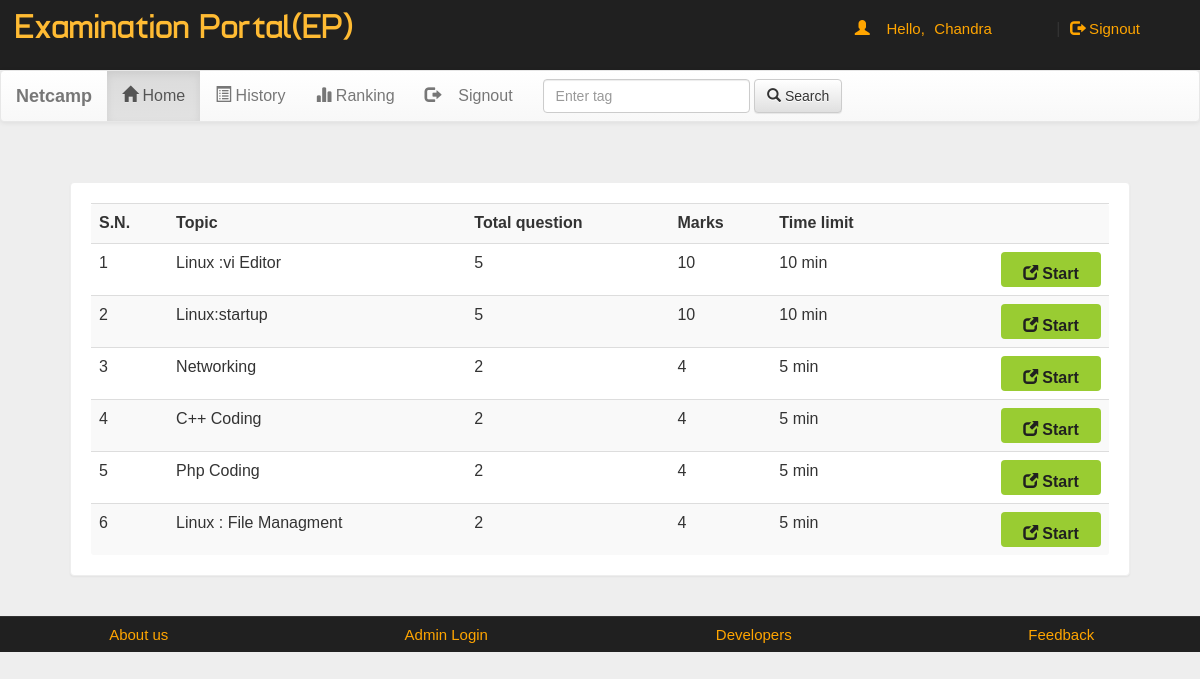
The page /account.php?q=1 (signed in) on the database its author committed.
### tables this page shows
CREATE TABLE `quiz` (
  `eid` text NOT NULL,
  `title` varchar(100) NOT NULL,
  `sahi` int(11) NOT NULL,
  `wrong` int(11) NOT NULL,
  `total` int(11) NOT NULL,
  `time` bigint(20) NOT NULL,
  `intro` text NOT NULL,
  `tag` varchar(100) NOT NULL,
  `date` timestamp NOT NULL DEFAULT CURRENT_TIMESTAMP ON UPDATE CURRENT_TIMESTAMP
);

### account.php (the view, shortened to what this page needs)
<!DOCTYPE html PUBLIC "-//W3C//DTD XHTML 1.0 Transitional//EN" "http://www.w3.org/TR/xhtml1/DTD/xhtml1-transitional.dtd">
<html xmlns="http://www.w3.org/1999/xhtml">
<head>
<link  rel="stylesheet" href="css/bootstrap.min.css"/>
 <link  rel="stylesheet" href="css/bootstrap-theme.min.css"/>
 <link rel="stylesheet" href="css/main.css">
 <link  rel="stylesheet" href="css/font.css">
</head>
<body>
<div class="header">
<div class="row">
<div class="col-lg-6">
<span class="logo">Examination Portal(EP) </span></div>
<div class="col-md-4 col-md-offset-2">
 <?php
 include_once 'dbConnection.php';
  if(!(isset($_SESSION['email']))){
header("location:index.php");
}
else
{
$name = $_SESSION['name'];
$email=$_SESSION['email'];
echo '<span class="pull-right top title1" ><span class="log1"><span class="glyphicon glyphicon-user" aria-hidden="true"></span>&nbsp;&nbsp;&nbsp;&nbsp;Hello,</span> <a href="account.php?q=1" class="log log1">'.$name.'</a>&nbsp;|&nbsp;<a href="logout.php?q=account.php" class="log"><span class="glyphicon glyphicon-log-out" aria-hidden="true"></span>&nbsp;Signout</button></a></span>';
}?>
</div>
</div></div>
<div class="bg">
<nav class="navbar navbar-default title1">
  <div class="container-fluid">
    <div class="navbar-header">
      <a class="navbar-brand" href="#"><b>Netcamp</b></a>
    </div>
    <div class="collapse navbar-collapse" id="bs-example-navbar-collapse-1">
      <ul class="nav navbar-nav">
        <li <?php if(@$_GET['q']==1) echo'class="active"'; ?> ><a href="account.php?q=1"><span class="glyphicon glyphicon-home" aria-hidden="true"></span>&nbsp;Home<span class="sr-only">(current)</span></a></li>
        <li <?php if(@$_GET['q']==2) echo'class="active"'; ?>><a href="account.php?q=2"><span class="glyphicon glyphicon-list-alt" aria-hidden="true"></span>&nbsp;History</a></li>
		<li <?php if(@$_GET['q']==3) echo'class="active"'; ?>><a href="account.php?q=3"><span class="glyphicon glyphicon-stats" aria-hidden="true"></span>&nbsp;Ranking</a></li>
		<li class="pull-right"> <a href="logout.php?q=account.php"><span class="glyphicon glyphicon-log-out" aria-hidden="true"></span>&nbsp;&nbsp;&nbsp;&nbsp;Signout</a></li>
		</ul>
            <form class="navbar-form navbar-left" role="search">
        <div class="form-group">
          <input type="text" class="form-control" placeholder="Enter tag ">
        </div>
        <button type="submit" class="btn btn-default"><span class="glyphicon glyphicon-search" aria-hidden="true"></span>&nbsp;Search</button>
      </form>
      </div>
  </div>
</nav>
<div class="container">
<div class="row">
<div class="col-md-12">
<?php if(@$_GET['q']==1) {
$result = mysqli_query($con,"SELECT * FROM quiz ORDER BY date DESC") or die('Error');
echo  '<div class="panel"><div class="table-responsive"><table class="table table-striped title1">
<tr><td><b>S.N.</b></td><td><b>Topic</b></td><td><b>Total question</b></td><td><b>Marks</b></td><td><b>Time limit</b></td><td></td></tr>';
$c=1;
while($row = mysqli_fetch_array($result)) {
	$title = $row['title'];
	$total = $row['total'];
	$sahi = $row['sahi'];
    $time = $row['time'];
	$eid = $row['eid'];
$q12=mysqli_query($con,"SELECT score FROM history WHERE eid='$eid' AND email='$email'" )or die('Error98');
$rowcount=mysqli_num_rows($q12);
if($rowcount == 0){
	echo '<tr><td>'.$c++.'</td><td>'.$title.'</td><td>'.$total.'</td><td>'.$sahi*$total.'</td><td>'.$time.'&nbsp;min</td>
	<td><b><a href="account.php?q=quiz&step=2&eid='.$eid.'&n=1&t='.$total.'" class="pull-right btn sub1" style="margin:0px;background:#99cc32"><span class="glyphicon glyphicon-new-window" aria-hidden="true"></span>&nbsp;<span class="title1"><b>Start</b></span></a></b></td></tr>';
}
}
echo '</table></div></div>';
}?>
</div></div></div></div>
<div class="row footer">
<div class="col-md-3 box">
<a href="http://www.projectworlds.in/online-examination"
target="_blank">About us</a>
</div>
<div class="col-md-3 box">
<a href="#" data-toggle="modal" data-target="#login">Admin Login</a></div>
<div class="col-md-3 box">
<a href="#" data-toggle="modal" data-target="#developers">Developers</a>
</div>
<div class="col-md-3 box">
<a href="feedback.php" target="_blank">Feedback</a></div></div>
</body>
</html>

### css/main.css (style rules this page uses)
body { overflow-x:hidden; width:100%; font: 15px "Century Gothic", "Times Roman", sans-serif; background:#eee; min-height:550px; background-attachment:fixed; }
.bg { min-height:540px; }
.panel { border-color:#eee; margin:40px; padding:20px; font: 15px "Century Gothic", "Times Roman", sans-serif; }
.header { background:#202020; height:70px; }
.logo { font-family:'typo'; font-size:35px; color:#ffbb33; margin:15px; }
.title1 { font: 16px "Century Gothic", "Times Roman", sans-serif; }
.sub1 { width:90px; color:#202020; background:orange; font-size:15px; height:35px; margin:20px; padding:10px; width:100px; }
.footer { font-size:15px; text-align:center; border-top:1px solid; border-color:#323232; background-color:#202020; }
.footer a { margin:25px; color:orange; text-decoration:none; font: 15px "Century Gothic", "Times Roman", sans-serif; }
.box { padding:9px; }
.top { margin-top:20px; }
.log1 { font: 15px 'Ubuntu', sans-serif; color:orange; margin-left:10px; }
.log { margin:10px; margin-right:60px; margin-left:5px; color:orange; text-decoration:none; font-size:20px; font-size:15px; }

### rows shown on the page
quiz: title "Linux :vi Editor", total "5", $sahi*$total "10", time "10"
quiz: title "Linux:startup", total "5", $sahi*$total "10", time "10"
quiz: title "Networking", total "2", $sahi*$total "4", time "5"
quiz: title "C++ Coding", total "2", $sahi*$total "4", time "5"
quiz: title "Php Coding", total "2", $sahi*$total "4", time "5"
quiz: title "Linux : File Managment", total "2", $sahi*$total "4", time "5"

### other values the page prints
$name "Chandra"
